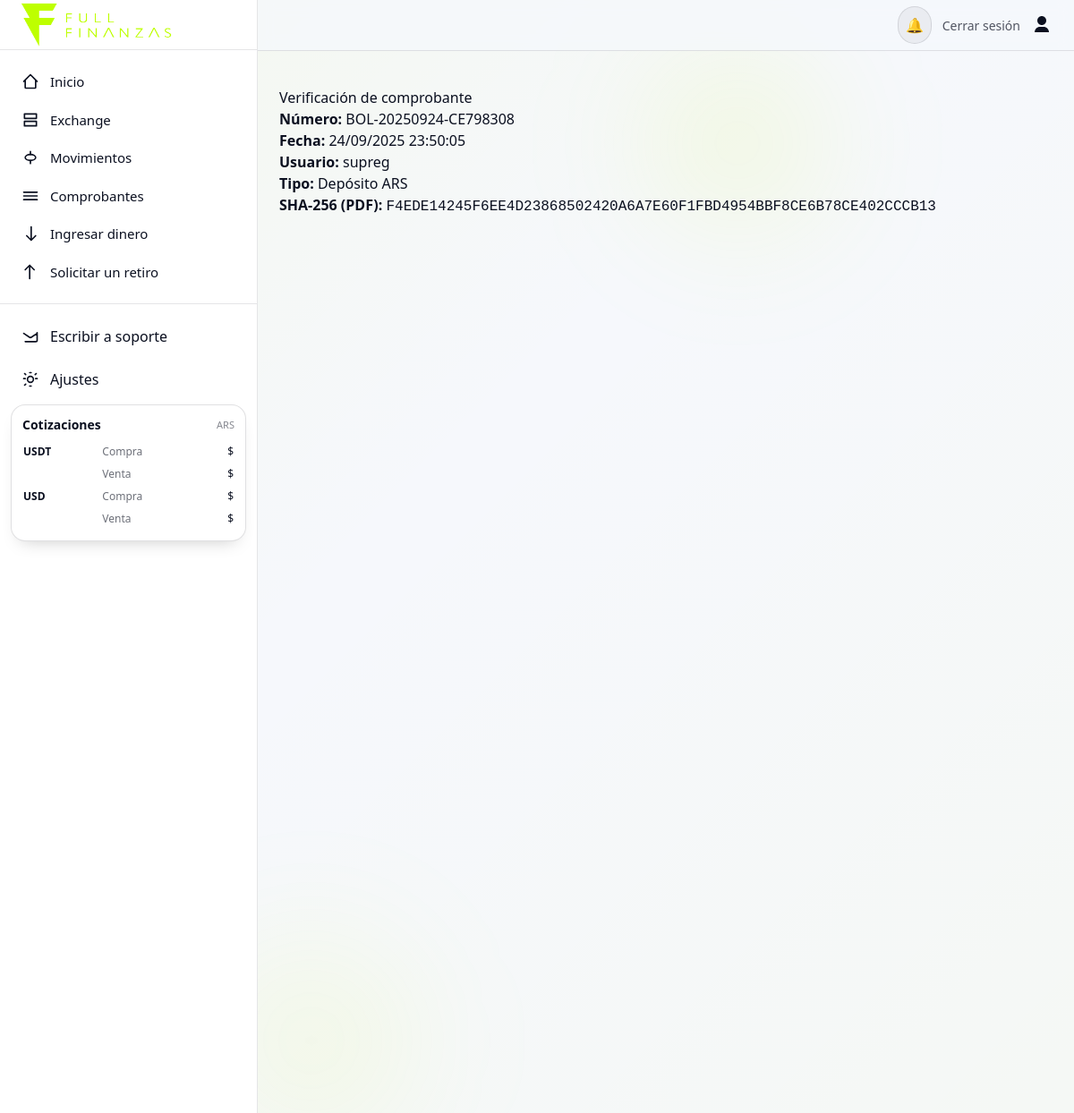
The app's page /boletos/BOL-20250924-CE798308/ with its own data.
### usuarios/models.py (models this page shows, shortened)
class BoletoOperacion(models.Model):
    TIPO = [
        ('compra_ars_usdt', 'Compra USDT con ARS'),
        ('compra_ars_usd',  'Compra USD con ARS'),
        ('venta_usdt_ars',  'Venta USDT por ARS'),
        ('venta_usd_ars',   'Venta USD por ARS'),
        ('swap_usd_usdt',   'Swap USD→USDT'),
        ('swap_usdt_usd',   'Swap USDT→USD'),
        ('deposito_ars',    'Depósito ARS'),
        ('deposito_usdt',   'Depósito USDT'),
        ('retiro_ars',      'Retiro ARS'),
        ('retiro_usdt',     'Retiro USDT'),
        ('retiro_usd',      'Retiro USD'),
    ]
    id = models.UUIDField(primary_key=True, default=uuid.uuid4, editable=False)
    usuario = models.ForeignKey(settings.AUTH_USER_MODEL, on_delete=models.PROTECT)
    movimiento = models.ForeignKey('usuarios.Movimiento', on_delete=models.SET_NULL, null=True, blank=True)
    tipo = models.CharField(max_length=32, choices=TIPO)
    numero = models.CharField(max_length=40, unique=True)          # ej: BOL-20250826-000123
    fecha_emision = models.DateTimeField(default=now)               # guardar con segundos
    snapshot = models.JSONField()                                   # todos los datos impresos
    pdf = models.FileField(upload_to='boletos/')
    pdf_sha256 = models.CharField(max_length=64)
    verificacion_code = models.CharField(max_length=64, unique=True)  # uuid/nonce
    anulado = models.BooleanField(default=False)  # por si necesitás anular con contracomprobante
    red = models.CharField(max_length=32, blank=True)
    wallet_origen = models.CharField(max_length=255, blank=True)
    wallet_destino = models.CharField(max_length=255, blank=True)
    txid = models.CharField(max_length=255, blank=True)
    class Meta:
        ordering = ['-fecha_emision']

class Usuario(AbstractUser):
    dni_frente = models.ImageField(upload_to='documentos/', null=True, blank=True)
    dni_dorso  = models.ImageField(upload_to='documentos/', null=True, blank=True)
    estado_verificacion = models.CharField(
        max_length=20,
        choices=[('pendiente','Pendiente'),('aprobado','Aprobado'),('rechazado','Rechazado')],
        default='pendiente'
    )
    saldo_ars  = models.DecimalField(max_digits=20, decimal_places=2, default=0)
    saldo_usdt = models.DecimalField(max_digits=20, decimal_places=2, default=0)
    saldo_usd  = models.DecimalField(max_digits=20, decimal_places=2, default=0)
    doc_tipo = models.CharField(max_length=8, default='DNI')
    doc_nro  = models.CharField(max_length=32, blank=True)
    persona_tipo     = models.CharField(max_length=10, choices=PERSONA_TIPO, default="FISICA")
    estado_civil     = models.CharField(max_length=20, choices=ESTADO_CIVIL, blank=True)
    sexo             = models.CharField(max_length=10, choices=SEXO_CHOICES, blank=True)
    nacionalidad     = models.CharField(max_length=32, blank=True)
    fecha_nacimiento = models.DateField(null=True, blank=True)
    lugar_nacimiento = models.CharField(max_length=128, blank=True)
    pais          = models.ForeignKey(Pais, null=True, blank=True, on_delete=models.SET_NULL, related_name="usuarios")
    provincia     = models.ForeignKey(Provincia, null=True, blank=True, on_delete=models.SET_NULL, related_name="usuarios")
    localidad     = models.ForeignKey(Localidad, null=True, blank=True, on_delete=models.SET_NULL, related_name="usuarios")
    codigo_postal = models.CharField(max_length=16, blank=True)
    calle         = models.CharField(max_length=128, blank=True)
    numero_calle  = models.CharField(max_length=16, blank=True)
    piso          = models.CharField(max_length=16, blank=True)
    depto         = models.CharField(max_length=16, blank=True)
    domicilio = models.CharField(max_length=255, blank=True)
    telefono  = models.CharField(max_length=32, blank=True)
    tyc_aceptado    = models.BooleanField(default=False)
    tyc_version     = models.CharField(max_length=20, blank=True)
    tyc_aceptado_en = models.DateTimeField(null=True, blank=True)

### usuarios/views.py (the view)
# urls.py: path("boletos/<str:numero>/", verificar_boleto, name="verificar_boleto"),
def verificar_boleto(request, numero):
    b = get_object_or_404(BoletoOperacion, numero=numero)
    ctx = {
        "numero": b.numero,
        "fecha": b.fecha_emision,
        "usuario": b.usuario.username,
        "tipo": b.get_tipo_display(),
        "pdf_sha256": b.pdf_sha256,
        "anulado": b.anulado,
    }
    return render(request, "boletos/verificar.html", ctx)

### usuarios/templates/boletos/verificar.html (shortened to what this page needs)
{% extends "base.html" %}
{% block content %}
<h2>Verificación de comprobante</h2>
<p><b>Número:</b> {{ numero }}</p>
<p><b>Fecha:</b> {{ fecha|date:"d/m/Y H:i:s" }}</p>
<p><b>Usuario:</b> {{ usuario }}</p>
<p><b>Tipo:</b> {{ tipo }}</p>
<p><b>SHA-256 (PDF):</b> <code>{{ pdf_sha256 }}</code></p>
{% endblock %}

### usuarios/templates/base.html (style rules this page uses)
:root { --bg: #f6f8fc; --fg: #0B1020; --muted: #475569; --card: #ffffff; --ring: #D2FF00; --border: rgba(2,6,23,.12); --tint-5: rgba(2,6,23,.05); --tint-10: rgba(2,6,23,.10); --input-bg:#ffffff; --input-text:#0b1020; --input-border:rgba(2,6,23,0.18); --input-placeholder:#6b7280; }
html { font-family:Inter,ui-sans-serif,system-ui,-apple-system,Segoe UI,Roboto,Helvetica,Arial,"Apple Color Emoji","Segoe UI Emoji"; }
body { background:var(--bg); color:var(--fg); }

### records on screen
BoletoOperacion: numero "BOL-20250924-CE798308", fecha_emision "24/09/2025 23:50:05", pdf_sha256 "F4EDE14245F6EE4D23868502420A6A7E60F1FBD4954BBF8CE6B78CE402CCCB13"
Usuario: username "supreg"

### other values on screen
{{ tipo }} "Depósito ARS"
